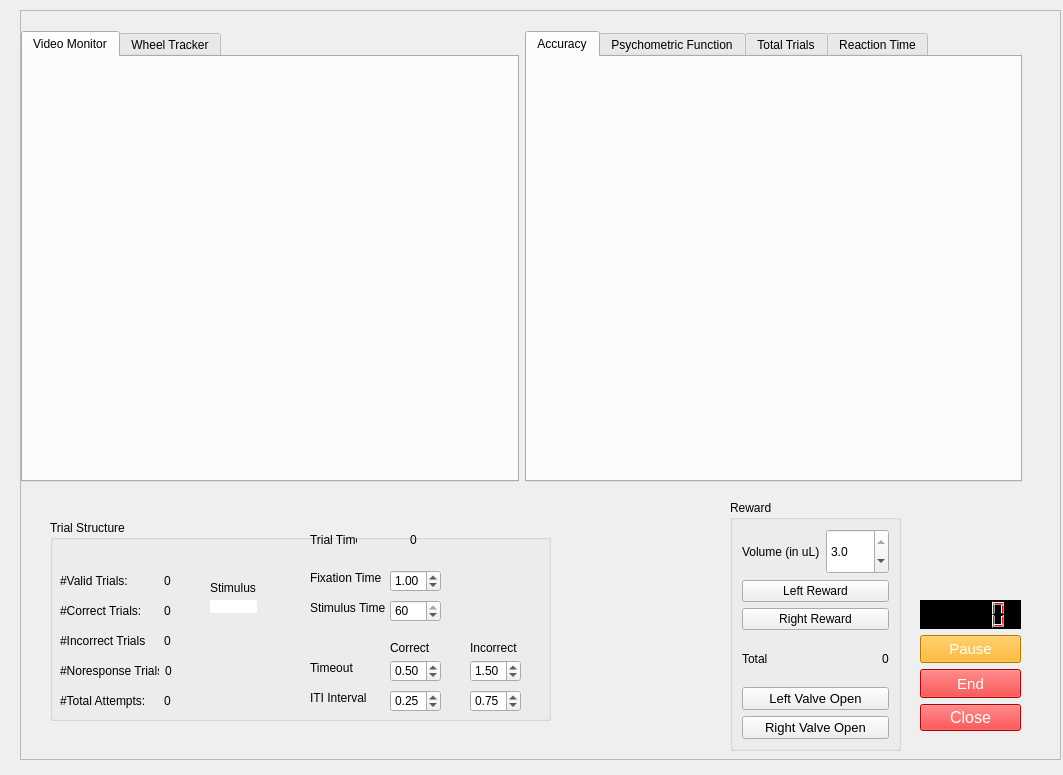
<?xml version="1.0" encoding="UTF-8"?>
<ui version="4.0">
 <class>tabWidget</class>
 <widget class="QWidget" name="tabWidget">
  <property name="geometry">
   <rect>
    <x>0</x>
    <y>0</y>
    <width>1063</width>
    <height>775</height>
   </rect>
  </property>
  <property name="windowTitle">
   <string>Form</string>
  </property>
  <widget class="QFrame" name="frame_1">
   <property name="geometry">
    <rect>
     <x>20</x>
     <y>10</y>
     <width>1041</width>
     <height>750</height>
    </rect>
   </property>
   <property name="frameShape">
    <enum>QFrame::StyledPanel</enum>
   </property>
   <property name="frameShadow">
    <enum>QFrame::Raised</enum>
   </property>
   <widget class="QGroupBox" name="TrialStructureBox_2">
    <property name="geometry">
     <rect>
      <x>30</x>
      <y>510</y>
      <width>501</width>
      <height>201</height>
     </rect>
    </property>
    <property name="title">
     <string>Trial Structure</string>
    </property>
    <widget class="QLabel" name="label_131">
     <property name="geometry">
      <rect>
       <x>260</x>
       <y>50</y>
       <width>81</width>
       <height>16</height>
      </rect>
     </property>
     <property name="text">
      <string>Fixation Time</string>
     </property>
    </widget>
    <widget class="QLabel" name="label_132">
     <property name="geometry">
      <rect>
       <x>260</x>
       <y>80</y>
       <width>81</width>
       <height>16</height>
      </rect>
     </property>
     <property name="text">
      <string>Stimulus Time</string>
     </property>
    </widget>
    <widget class="QLabel" name="label_133">
     <property name="geometry">
      <rect>
       <x>340</x>
       <y>120</y>
       <width>61</width>
       <height>16</height>
      </rect>
     </property>
     <property name="layoutDirection">
      <enum>Qt::LeftToRight</enum>
     </property>
     <property name="text">
      <string>Correct</string>
     </property>
    </widget>
    <widget class="QLabel" name="trial_timer">
     <property name="geometry">
      <rect>
       <x>360</x>
       <y>10</y>
       <width>41</width>
       <height>20</height>
      </rect>
     </property>
     <property name="sizePolicy">
      <sizepolicy hsizetype="Expanding" vsizetype="Expanding">
       <horstretch>0</horstretch>
       <verstretch>0</verstretch>
      </sizepolicy>
     </property>
     <property name="text">
      <string>0</string>
     </property>
    </widget>
    <widget class="QLabel" name="label_134">
     <property name="geometry">
      <rect>
       <x>260</x>
       <y>10</y>
       <width>47</width>
       <height>20</height>
      </rect>
     </property>
     <property name="sizePolicy">
      <sizepolicy hsizetype="Expanding" vsizetype="Expanding">
       <horstretch>0</horstretch>
       <verstretch>0</verstretch>
      </sizepolicy>
     </property>
     <property name="text">
      <string>Trial Time</string>
     </property>
    </widget>
    <widget class="QLabel" name="label_135">
     <property name="geometry">
      <rect>
       <x>420</x>
       <y>120</y>
       <width>61</width>
       <height>16</height>
      </rect>
     </property>
     <property name="text">
      <string>Incorrect</string>
     </property>
    </widget>
    <widget class="QDoubleSpinBox" name="stimulus_time">
     <property name="geometry">
      <rect>
       <x>340</x>
       <y>80</y>
       <width>51</width>
       <height>22</height>
      </rect>
     </property>
     <property name="decimals">
      <number>0</number>
     </property>
     <property name="minimum">
      <double>1.000000000000000</double>
     </property>
     <property name="maximum">
      <double>60.000000000000000</double>
     </property>
     <property name="value">
      <double>60.000000000000000</double>
     </property>
    </widget>
    <widget class="QDoubleSpinBox" name="fixation_time">
     <property name="geometry">
      <rect>
       <x>340</x>
       <y>50</y>
       <width>51</width>
       <height>22</height>
      </rect>
     </property>
     <property name="accelerated">
      <bool>false</bool>
     </property>
     <property name="minimum">
      <double>0.000000000000000</double>
     </property>
     <property name="maximum">
      <double>2.000000000000000</double>
     </property>
     <property name="singleStep">
      <double>0.050000000000000</double>
     </property>
     <property name="value">
      <double>1.000000000000000</double>
     </property>
    </widget>
    <widget class="QDoubleSpinBox" name="correct_to">
     <property name="geometry">
      <rect>
       <x>340</x>
       <y>140</y>
       <width>51</width>
       <height>22</height>
      </rect>
     </property>
     <property name="decimals">
      <number>2</number>
     </property>
     <property name="minimum">
      <double>0.000000000000000</double>
     </property>
     <property name="maximum">
      <double>3.000000000000000</double>
     </property>
     <property name="singleStep">
      <double>0.050000000000000</double>
     </property>
     <property name="value">
      <double>0.500000000000000</double>
     </property>
    </widget>
    <widget class="QDoubleSpinBox" name="incorrect_to">
     <property name="geometry">
      <rect>
       <x>420</x>
       <y>140</y>
       <width>51</width>
       <height>22</height>
      </rect>
     </property>
     <property name="suffix">
      <string/>
     </property>
     <property name="decimals">
      <number>2</number>
     </property>
     <property name="minimum">
      <double>0.000000000000000</double>
     </property>
     <property name="maximum">
      <double>3.000000000000000</double>
     </property>
     <property name="singleStep">
      <double>0.050000000000000</double>
     </property>
     <property name="value">
      <double>1.500000000000000</double>
     </property>
    </widget>
    <widget class="QWidget" name="layoutWidget_56">
     <property name="geometry">
      <rect>
       <x>10</x>
       <y>50</y>
       <width>111</width>
       <height>21</height>
      </rect>
     </property>
     <layout class="QHBoxLayout" name="horizontalLayout_68">
      <item>
       <widget class="QLabel" name="label_136">
        <property name="sizePolicy">
         <sizepolicy hsizetype="Expanding" vsizetype="Expanding">
          <horstretch>0</horstretch>
          <verstretch>0</verstretch>
         </sizepolicy>
        </property>
        <property name="text">
         <string>#Valid Trials:</string>
        </property>
       </widget>
      </item>
      <item>
       <widget class="QLabel" name="valid_trials">
        <property name="text">
         <string>0</string>
        </property>
       </widget>
      </item>
     </layout>
    </widget>
    <widget class="QWidget" name="layoutWidget_57">
     <property name="geometry">
      <rect>
       <x>10</x>
       <y>80</y>
       <width>111</width>
       <height>21</height>
      </rect>
     </property>
     <layout class="QHBoxLayout" name="horizontalLayout_69">
      <item>
       <widget class="QLabel" name="label_137">
        <property name="sizePolicy">
         <sizepolicy hsizetype="Expanding" vsizetype="Expanding">
          <horstretch>0</horstretch>
          <verstretch>0</verstretch>
         </sizepolicy>
        </property>
        <property name="text">
         <string>#Correct Trials:</string>
        </property>
       </widget>
      </item>
      <item>
       <widget class="QLabel" name="correct_trials">
        <property name="text">
         <string>0</string>
        </property>
       </widget>
      </item>
     </layout>
    </widget>
    <widget class="QWidget" name="layoutWidget_58">
     <property name="geometry">
      <rect>
       <x>10</x>
       <y>110</y>
       <width>111</width>
       <height>21</height>
      </rect>
     </property>
     <layout class="QHBoxLayout" name="horizontalLayout_70">
      <item>
       <widget class="QLabel" name="label_138">
        <property name="sizePolicy">
         <sizepolicy hsizetype="Expanding" vsizetype="Expanding">
          <horstretch>0</horstretch>
          <verstretch>0</verstretch>
         </sizepolicy>
        </property>
        <property name="text">
         <string>#Incorrect Trials</string>
        </property>
       </widget>
      </item>
      <item>
       <widget class="QLabel" name="incorrect_trials">
        <property name="text">
         <string>0</string>
        </property>
       </widget>
      </item>
     </layout>
    </widget>
    <widget class="QWidget" name="layoutWidget_59">
     <property name="geometry">
      <rect>
       <x>10</x>
       <y>140</y>
       <width>112</width>
       <height>21</height>
      </rect>
     </property>
     <layout class="QHBoxLayout" name="horizontalLayout_71">
      <item>
       <widget class="QLabel" name="label_139">
        <property name="sizePolicy">
         <sizepolicy hsizetype="Expanding" vsizetype="Expanding">
          <horstretch>0</horstretch>
          <verstretch>0</verstretch>
         </sizepolicy>
        </property>
        <property name="text">
         <string>#Noresponse Trials</string>
        </property>
       </widget>
      </item>
      <item>
       <widget class="QLabel" name="noresponse_trials">
        <property name="text">
         <string>0</string>
        </property>
        <property name="alignment">
         <set>Qt::AlignLeading|Qt::AlignLeft|Qt::AlignVCenter</set>
        </property>
       </widget>
      </item>
     </layout>
    </widget>
    <widget class="QLabel" name="label_140">
     <property name="geometry">
      <rect>
       <x>160</x>
       <y>60</y>
       <width>51</width>
       <height>16</height>
      </rect>
     </property>
     <property name="text">
      <string>Stimulus</string>
     </property>
    </widget>
    <widget class="QLabel" name="current_stimulus">
     <property name="geometry">
      <rect>
       <x>160</x>
       <y>80</y>
       <width>47</width>
       <height>13</height>
      </rect>
     </property>
     <property name="styleSheet">
      <string notr="true">background-color: rgb(255, 255, 255);</string>
     </property>
     <property name="frameShape">
      <enum>QFrame::NoFrame</enum>
     </property>
     <property name="text">
      <string/>
     </property>
     <property name="alignment">
      <set>Qt::AlignCenter</set>
     </property>
    </widget>
    <widget class="QWidget" name="layoutWidget_60">
     <property name="geometry">
      <rect>
       <x>10</x>
       <y>170</y>
       <width>111</width>
       <height>21</height>
      </rect>
     </property>
     <layout class="QHBoxLayout" name="horizontalLayout_72">
      <item>
       <widget class="QLabel" name="label_141">
        <property name="sizePolicy">
         <sizepolicy hsizetype="Expanding" vsizetype="Expanding">
          <horstretch>0</horstretch>
          <verstretch>0</verstretch>
         </sizepolicy>
        </property>
        <property name="text">
         <string>#Total Attempts:</string>
        </property>
       </widget>
      </item>
      <item>
       <widget class="QLabel" name="attempt_trials">
        <property name="text">
         <string>0</string>
        </property>
       </widget>
      </item>
     </layout>
    </widget>
    <widget class="QLabel" name="label_142">
     <property name="geometry">
      <rect>
       <x>260</x>
       <y>170</y>
       <width>61</width>
       <height>16</height>
      </rect>
     </property>
     <property name="text">
      <string>ITI Interval</string>
     </property>
    </widget>
    <widget class="QDoubleSpinBox" name="correct_iti">
     <property name="geometry">
      <rect>
       <x>340</x>
       <y>170</y>
       <width>51</width>
       <height>22</height>
      </rect>
     </property>
     <property name="accelerated">
      <bool>false</bool>
     </property>
     <property name="minimum">
      <double>0.000000000000000</double>
     </property>
     <property name="maximum">
      <double>10.000000000000000</double>
     </property>
     <property name="singleStep">
      <double>0.050000000000000</double>
     </property>
     <property name="value">
      <double>0.250000000000000</double>
     </property>
    </widget>
    <widget class="QLabel" name="label_143">
     <property name="geometry">
      <rect>
       <x>260</x>
       <y>140</y>
       <width>61</width>
       <height>16</height>
      </rect>
     </property>
     <property name="layoutDirection">
      <enum>Qt::LeftToRight</enum>
     </property>
     <property name="text">
      <string>Timeout</string>
     </property>
    </widget>
    <widget class="QDoubleSpinBox" name="incorrect_iti">
     <property name="geometry">
      <rect>
       <x>420</x>
       <y>170</y>
       <width>51</width>
       <height>22</height>
      </rect>
     </property>
     <property name="accelerated">
      <bool>false</bool>
     </property>
     <property name="minimum">
      <double>0.000000000000000</double>
     </property>
     <property name="maximum">
      <double>10.000000000000000</double>
     </property>
     <property name="singleStep">
      <double>0.050000000000000</double>
     </property>
     <property name="value">
      <double>0.750000000000000</double>
     </property>
    </widget>
   </widget>
   <widget class="QGroupBox" name="RewardBox_2">
    <property name="geometry">
     <rect>
      <x>710</x>
      <y>490</y>
      <width>171</width>
      <height>251</height>
     </rect>
    </property>
    <property name="title">
     <string>Reward</string>
    </property>
    <layout class="QGridLayout" name="gridLayout_9">
     <item row="0" column="0">
      <layout class="QHBoxLayout" name="horizontalLayout_73">
       <item>
        <widget class="QLabel" name="label_144">
         <property name="sizePolicy">
          <sizepolicy hsizetype="Expanding" vsizetype="Expanding">
           <horstretch>0</horstretch>
           <verstretch>0</verstretch>
          </sizepolicy>
         </property>
         <property name="text">
          <string>Volume (in uL)</string>
         </property>
        </widget>
       </item>
       <item>
        <widget class="QDoubleSpinBox" name="reward_volume">
         <property name="sizePolicy">
          <sizepolicy hsizetype="Expanding" vsizetype="Expanding">
           <horstretch>0</horstretch>
           <verstretch>0</verstretch>
          </sizepolicy>
         </property>
         <property name="readOnly">
          <bool>false</bool>
         </property>
         <property name="buttonSymbols">
          <enum>QAbstractSpinBox::UpDownArrows</enum>
         </property>
         <property name="keyboardTracking">
          <bool>true</bool>
         </property>
         <property name="decimals">
          <number>1</number>
         </property>
         <property name="minimum">
          <double>1.500000000000000</double>
         </property>
         <property name="maximum">
          <double>3.000000000000000</double>
         </property>
         <property name="singleStep">
          <double>0.100000000000000</double>
         </property>
         <property name="value">
          <double>3.000000000000000</double>
         </property>
        </widget>
       </item>
      </layout>
     </item>
     <item row="1" column="0">
      <layout class="QVBoxLayout" name="verticalLayout_17">
       <item>
        <widget class="QPushButton" name="reward_left">
         <property name="text">
          <string>Left Reward</string>
         </property>
        </widget>
       </item>
       <item>
        <widget class="QPushButton" name="reward_right">
         <property name="text">
          <string>Right Reward</string>
         </property>
        </widget>
       </item>
      </layout>
     </item>
     <item row="2" column="0">
      <layout class="QHBoxLayout" name="horizontalLayout_74">
       <item>
        <widget class="QLabel" name="label_145">
         <property name="sizePolicy">
          <sizepolicy hsizetype="Expanding" vsizetype="Expanding">
           <horstretch>0</horstretch>
           <verstretch>0</verstretch>
          </sizepolicy>
         </property>
         <property name="text">
          <string>Total</string>
         </property>
        </widget>
       </item>
       <item>
        <widget class="QLabel" name="total_reward">
         <property name="text">
          <string>0</string>
         </property>
        </widget>
       </item>
      </layout>
     </item>
     <item row="3" column="0">
      <layout class="QVBoxLayout" name="verticalLayout_18">
       <item>
        <widget class="QPushButton" name="toggle_left_reward">
         <property name="font">
          <font>
           <pointsize>10</pointsize>
          </font>
         </property>
         <property name="text">
          <string>Left Valve Open</string>
         </property>
        </widget>
       </item>
       <item>
        <widget class="QPushButton" name="toggle_right_reward">
         <property name="font">
          <font>
           <pointsize>10</pointsize>
          </font>
         </property>
         <property name="text">
          <string>Right Valve Open</string>
         </property>
        </widget>
       </item>
      </layout>
     </item>
    </layout>
   </widget>
   <widget class="QWidget" name="layoutWidget_61">
    <property name="geometry">
     <rect>
      <x>900</x>
      <y>590</y>
      <width>101</width>
      <height>131</height>
     </rect>
    </property>
    <layout class="QVBoxLayout" name="SessionControlBox_2">
     <item>
      <widget class="QLCDNumber" name="session_timer">
       <property name="sizePolicy">
        <sizepolicy hsizetype="Expanding" vsizetype="Expanding">
         <horstretch>0</horstretch>
         <verstretch>0</verstretch>
        </sizepolicy>
       </property>
       <property name="styleSheet">
        <string notr="true">background-color: rgb(0, 0, 0);
border-color: rgb(255, 0, 0);
color: rgb(255, 0, 0);</string>
       </property>
       <property name="intValue" stdset="0">
        <number>0</number>
       </property>
      </widget>
     </item>
     <item>
      <widget class="QPushButton" name="pause_experiment">
       <property name="sizePolicy">
        <sizepolicy hsizetype="Expanding" vsizetype="Expanding">
         <horstretch>0</horstretch>
         <verstretch>0</verstretch>
        </sizepolicy>
       </property>
       <property name="font">
        <font>
         <pointsize>11</pointsize>
        </font>
       </property>
       <property name="styleSheet">
        <string notr="true">background-color: rgb(255, 170, 0);
color: rgb(255, 255, 255);</string>
       </property>
       <property name="text">
        <string>Pause</string>
       </property>
      </widget>
     </item>
     <item>
      <widget class="QPushButton" name="stop_experiment">
       <property name="sizePolicy">
        <sizepolicy hsizetype="Expanding" vsizetype="Expanding">
         <horstretch>0</horstretch>
         <verstretch>0</verstretch>
        </sizepolicy>
       </property>
       <property name="font">
        <font>
         <pointsize>11</pointsize>
        </font>
       </property>
       <property name="styleSheet">
        <string notr="true">background-color: rgb(255, 0, 0);
color: rgb(255, 255, 255);</string>
       </property>
       <property name="text">
        <string>End</string>
       </property>
      </widget>
     </item>
     <item>
      <widget class="QPushButton" name="close_experiment">
       <property name="font">
        <font>
         <pointsize>12</pointsize>
        </font>
       </property>
       <property name="styleSheet">
        <string notr="true">background-color: rgb(255, 0, 0);
color: rgb(255, 255, 255);</string>
       </property>
       <property name="text">
        <string>Close</string>
       </property>
       <property name="checkable">
        <bool>false</bool>
       </property>
      </widget>
     </item>
    </layout>
   </widget>
   <widget class="QWidget" name="layoutWidget_2">
    <property name="geometry">
     <rect>
      <x>1</x>
      <y>21</y>
      <width>1001</width>
      <height>451</height>
     </rect>
    </property>
    <layout class="QHBoxLayout" name="horizontalLayout_2">
     <item>
      <widget class="QTabWidget" name="BehaviorMonitor_2">
       <property name="sizePolicy">
        <sizepolicy hsizetype="Expanding" vsizetype="Expanding">
         <horstretch>0</horstretch>
         <verstretch>0</verstretch>
        </sizepolicy>
       </property>
       <property name="autoFillBackground">
        <bool>true</bool>
       </property>
       <property name="currentIndex">
        <number>0</number>
       </property>
       <property name="iconSize">
        <size>
         <width>16</width>
         <height>16</height>
        </size>
       </property>
       <property name="elideMode">
        <enum>Qt::ElideLeft</enum>
       </property>
       <widget class="QWidget" name="tab_25">
        <attribute name="title">
         <string>Video Monitor</string>
        </attribute>
        <widget class="QLabel" name="video_stream">
         <property name="geometry">
          <rect>
           <x>10</x>
           <y>0</y>
           <width>441</width>
           <height>410</height>
          </rect>
         </property>
         <property name="text">
          <string/>
         </property>
        </widget>
       </widget>
       <widget class="QWidget" name="tab_26">
        <attribute name="title">
         <string>Wheel Tracker</string>
        </attribute>
        <widget class="QGraphicsView" name="graphicsView_9">
         <property name="geometry">
          <rect>
           <x>0</x>
           <y>0</y>
           <width>451</width>
           <height>410</height>
          </rect>
         </property>
        </widget>
       </widget>
      </widget>
     </item>
     <item>
      <widget class="QTabWidget" name="TaskMonitor_2">
       <property name="sizePolicy">
        <sizepolicy hsizetype="Expanding" vsizetype="Expanding">
         <horstretch>0</horstretch>
         <verstretch>0</verstretch>
        </sizepolicy>
       </property>
       <property name="focusPolicy">
        <enum>Qt::TabFocus</enum>
       </property>
       <property name="autoFillBackground">
        <bool>false</bool>
       </property>
       <property name="tabPosition">
        <enum>QTabWidget::North</enum>
       </property>
       <property name="tabShape">
        <enum>QTabWidget::Rounded</enum>
       </property>
       <property name="currentIndex">
        <number>0</number>
       </property>
       <widget class="QWidget" name="tab1_9">
        <attribute name="title">
         <string>Accuracy</string>
        </attribute>
        <widget class="PlotWidget" name="accuracy_plot" native="true">
         <property name="geometry">
          <rect>
           <x>10</x>
           <y>0</y>
           <width>470</width>
           <height>410</height>
          </rect>
         </property>
        </widget>
       </widget>
       <widget class="QWidget" name="tab2_9">
        <attribute name="title">
         <string>Psychometric Function</string>
        </attribute>
        <widget class="PlotWidget" name="psychometric_plot" native="true">
         <property name="geometry">
          <rect>
           <x>10</x>
           <y>0</y>
           <width>470</width>
           <height>410</height>
          </rect>
         </property>
        </widget>
       </widget>
       <widget class="QWidget" name="tab3_9">
        <attribute name="title">
         <string>Total Trials</string>
        </attribute>
        <widget class="PlotWidget" name="trial_distribution" native="true">
         <property name="geometry">
          <rect>
           <x>10</x>
           <y>0</y>
           <width>470</width>
           <height>410</height>
          </rect>
         </property>
        </widget>
       </widget>
       <widget class="QWidget" name="tab_27">
        <attribute name="title">
         <string>Reaction Time</string>
        </attribute>
        <widget class="PlotWidget" name="rt_distribution" native="true">
         <property name="geometry">
          <rect>
           <x>10</x>
           <y>0</y>
           <width>470</width>
           <height>410</height>
          </rect>
         </property>
         <property name="sizePolicy">
          <sizepolicy hsizetype="Expanding" vsizetype="Expanding">
           <horstretch>0</horstretch>
           <verstretch>0</verstretch>
          </sizepolicy>
         </property>
        </widget>
       </widget>
      </widget>
     </item>
    </layout>
   </widget>
  </widget>
 </widget>
 <customwidgets>
  <customwidget>
   <class>PlotWidget</class>
   <extends>QWidget</extends>
   <header>pyqtgraph</header>
   <container>1</container>
  </customwidget>
 </customwidgets>
 <resources/>
 <connections/>
</ui>
